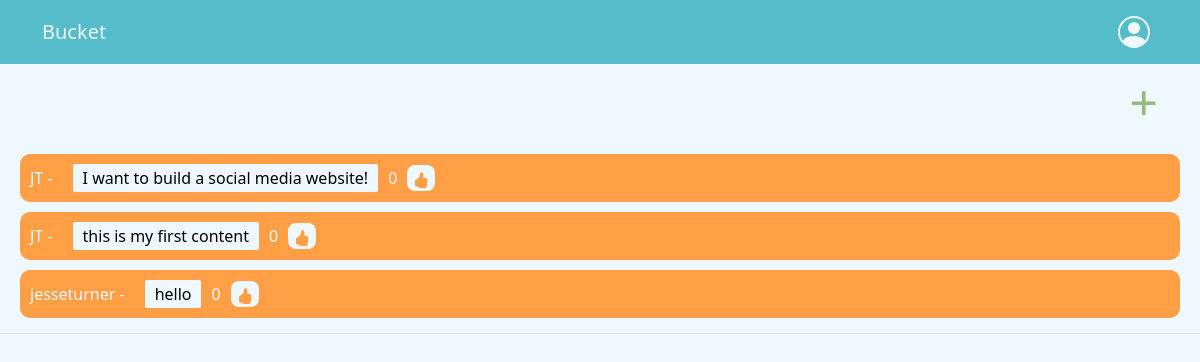
The app's page / (signed in) with its own data.
### profiles/models.py (models this page shows, shortened)
class Content(models.Model):
    user = models.ForeignKey(User, on_delete=models.CASCADE, related_name='content')
    text = models.TextField()
    created_at = models.DateTimeField(auto_now_add=True)
    updated_at = models.DateTimeField(auto_now=True)
    def total_likes(self):
        return self.likes.count()

### feed/views.py (the view)
# urls.py: path('', include("feed.urls")),
@login_required
def feed(request):
    user = request.user
    content = Content.objects.all()
    return render(request, 'feed.html', {'user': user, 'content': content})

### feed/templates/feed.html (shortened to what this page needs)
{% extends 'base.html' %}
{% block content %}
<div class="header-feed">
  <a href="profile/new_slip" id="button-add"> + </a>
</div>
<div class="content-container">
  {% for slip in content %}
  <div class="slip-container">
    <div class="slip-user"> {{slip.user}} - </div>
      <div class="slip-text">{{ slip.text }}</div>
      <div class="slip-likes">{{ slip.total_likes }}</div>
      <form action="{% url 'like_content' slip.id %}" method="post" class="like-form">
          <button type="submit" class="like-button">
        </button>
      </form>
  </div>
  {% endfor %}
</div>
{% endblock %}

### profiles/static/css/styles.css (style rules this page uses)
body { background-color: #F0F8FF; color: #FF9F45; }
.header-feed { display: flex; justify-content: end; padding: 0px 20px; }
#button-add { text-decoration: none; font-size:50px; padding: 0px 22px; color: var(--green); border-radius:8px; transition: transform 0.3s ease; }
.content-container { padding: 5px 20px; }
.slip-container { display: flex; align-items: center; background-color: var(--orange); color: var(--cloud-white); padding: 10px; border-radius: 10px; margin:10px 0px; }
.slip-user { margin-right:20px; }
.slip-text { background-color:var(--cloud-white); color: black; margin-right: 10px; padding: 2px 10px; border-radius:2px; }
.slip-likes { margin-right: 10px; }
.like-form { margin: 0; }
.like-button { cursor: pointer; border:none; border-radius: 8px; background-color:var(--cloud-white); color: var(--orange) }
:root { --cloud-white: #F0F8FF; --blue: #55BCC9; --green: #96BB7C; --orange: #FF9F45; }

### records on screen
Content: user "JT", text "I want to build a social media website!", total_likes "0"
Content: user "JT", text "this is my first content", total_likes "0"
Content: user "jesseturner", text "hello", total_likes "0"
